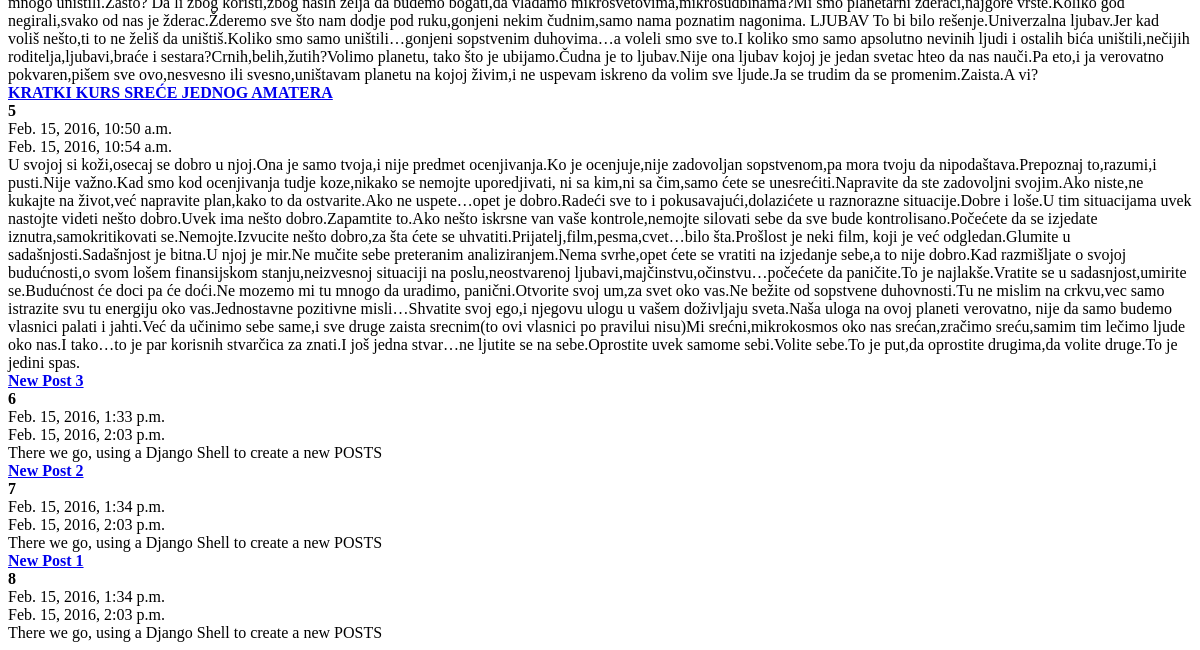
/posts/ (lower part), run on an earlier commit of the app's database.
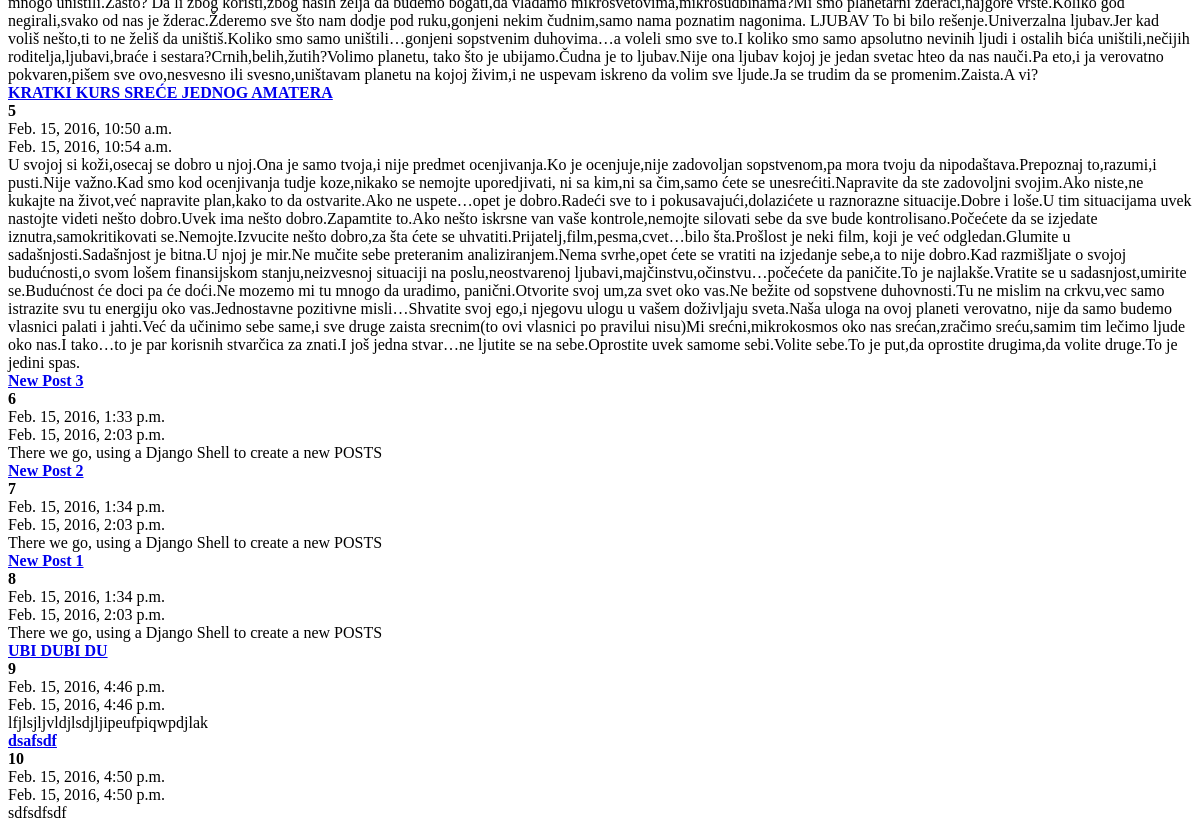
And on a later commit of the database.
### posts/models.py (models this page shows, shortened)
class Post(models.Model):
    title = models.CharField(max_length=60)
    content = models.TextField(max_length=None)
    updated = models.DateTimeField(auto_now=True,auto_now_add=False)
    timestamp = models.DateTimeField(auto_now=False,auto_now_add=True)
    def get_absolute_url(self):
        return reverse("posts:detail", kwargs={"id": self.id})

### posts/views.py (the view)
def post_list(request):
    queryset = Post.objects.all()
    context = {
        "object_list":queryset,
        "title":"List"
    }
    return render(request, 'index.html', context)

### templates/index.html (shortened to what this page needs)
<html>
<body>
{% for obj in object_list %}
<strong><a href='{{ obj.get_absolute_url }}'>{{ obj.title }}</a><br/></strong>
<strong>{{ obj.id }}<br/></strong>
{{ obj.timestamp }}<br/>
{{ obj.updated }}<br/>
{{ obj.content }}<br/>
{% endfor %}
</body>
</html>

What changed in the data, as far as the page shows it:
added Post: title "UBI DUBI DU", id "9", timestamp "Feb. 15, 2016, 4:46 p.m.", updated "Feb. 15, 2016, 4:46 p.m.", content "lfjlsjljvldjlsdjljipeufpiqwpdjlak"
added Post: title "dsafsdf", id "10", timestamp "Feb. 15, 2016, 4:50 p.m.", updated "Feb. 15, 2016, 4:50 p.m.", content "sdfsdfsdf"
